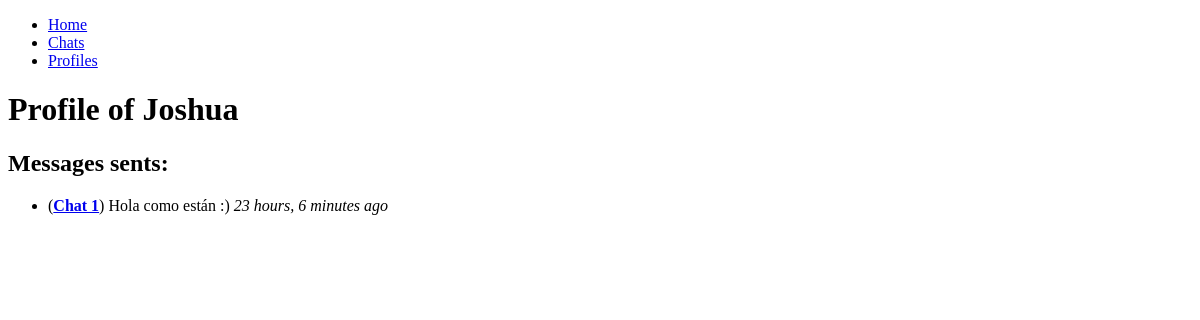
Before: /home/profile/2 with the older database file.
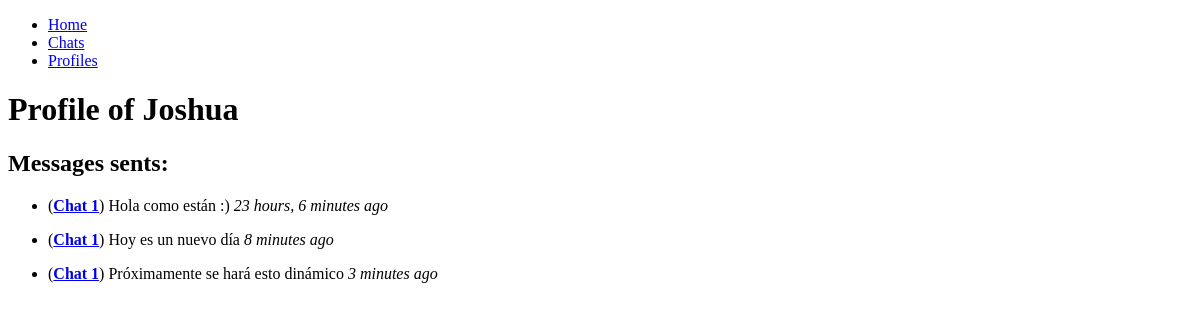
After: the same page with the newer database file.
### chat/models.py (models this page shows, shortened)
class Message(models.Model):
    sender = models.ForeignKey(Profile, related_name='messages_sents', on_delete=models.SET_NULL, null=True)
    chat = models.ForeignKey(Chat, related_name='messages', on_delete=models.CASCADE, default=None)
    date_sent = models.DateTimeField(auto_now_add=True)
    text = models.TextField()
    file = models.FileField(upload_to='chat_files', blank=True, default=None)

class Chat(models.Model):
    name = models.CharField(max_length=100)
    description = models.TextField()
    users = models.ManyToManyField(Profile, related_name='chats')

### chat/views.py (the view)
# urls.py: path(('profile/<int:id>'), views.profile_view, name='profile_view'),
def profile_view(request, id):
    profile = Profile.objects.get(id=id)
    messages_sents = Message.objects.filter(sender_id=id)
    context = {'profile': profile, 'messages_sents': messages_sents}
    return render(request, 'profile.html', context)

### chat/templates/profile.html
{% extends "base.html" %}
{% block content %}
    <h1>
        Profile of {{ profile.user.username }}
    </h1>
    <h2>
        Messages sents:
    </h2>
    <div>
        <ul>
            {% load humanize %}
            {% for message in messages_sents %}
                <li>
                    <p>(<a href="{% url 'chat_interaction_view' message.chat.id %}"><strong>{{message.chat.name}}</a></strong>) {{ message.text }} <em>{{ message.date_sent|timesince }} ago</em></p>
                </li>
            {% endfor %}
        </ul>
    </div>
{% endblock %}

Changed rows visible on the page:
added Message: chat.name "Chat 1", text "Hoy es un nuevo día", date_sent "8 minutes"
added Message: chat.name "Chat 1", text "Próximamente se hará esto dinámico", date_sent "3 minutes"
